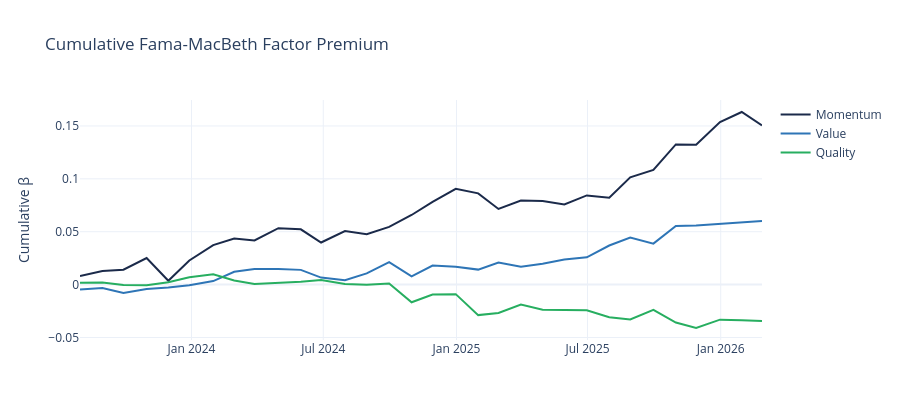

The cell this chart's notebook holds for it:
### Markdown cell above
## 11 · Fama-MacBeth Per-Factor Premium

### Code cell
from engine.attribution import fama_macbeth_t_stat

if len(premia_df) > 0:
    fm_table = []
    for factor in ['momentum','value','quality','sentiment']:
        sub = premia_df[premia_df['factor']==factor]['fama_macbeth_beta']
        mean, t, n = fama_macbeth_t_stat(sub)
        fm_table.append({'factor': factor.title(), 'mean β': f'{mean:+.4f}',
                         'FM t-stat': f'{t:+.2f}', 'n months': n})
    display(pd.DataFrame(fm_table))

    fig = go.Figure()
    for factor in ['momentum','value','quality']:
        sub = premia_df[premia_df['factor']==factor].sort_values('date')
        if len(sub) == 0:
            continue
        fig.add_trace(go.Scatter(x=sub['date'], y=sub['fama_macbeth_beta'].cumsum(),
                                  mode='lines', name=factor.title(),
                                  line=dict(color=PAL.get(factor,'black'), width=2)))
    fig.update_layout(title='Cumulative Fama-MacBeth Factor Premium',
                      xaxis_title='', yaxis_title='Cumulative β',
                      height=420, hovermode='x unified')
    fig.show()
